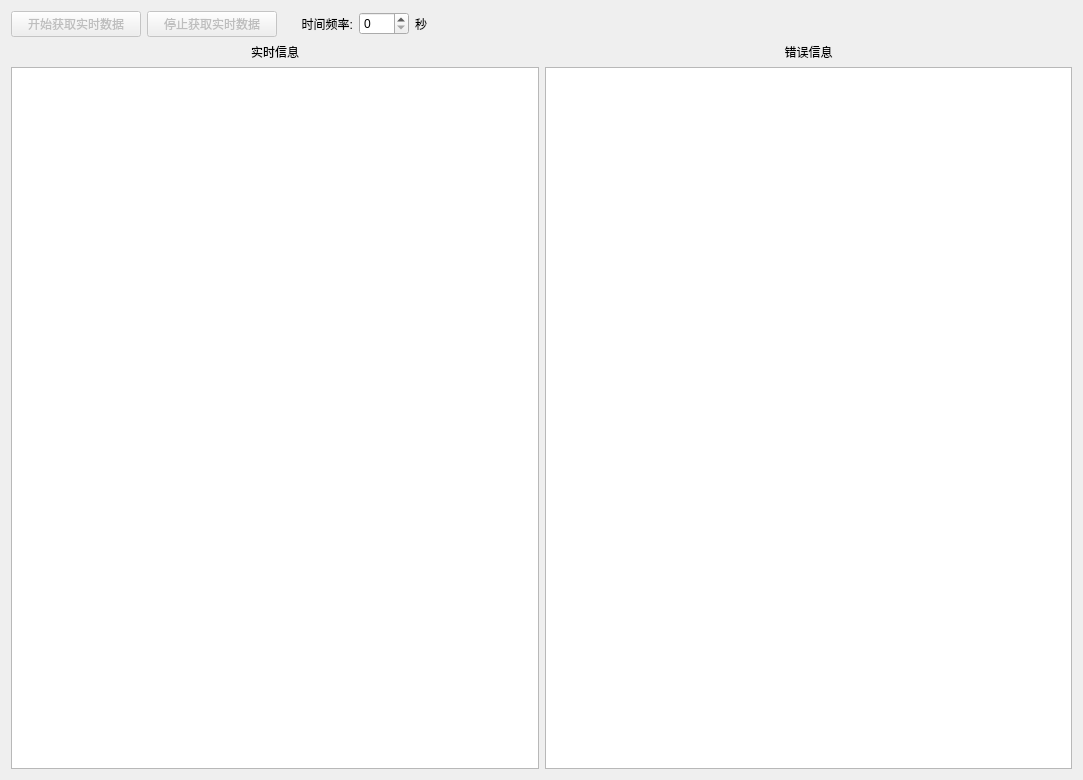
<?xml version="1.0" encoding="UTF-8"?>
<ui version="4.0">
 <class>UpdateRealtimeDataForm</class>
 <widget class="QWidget" name="UpdateRealtimeDataForm">
  <property name="geometry">
   <rect>
    <x>0</x>
    <y>0</y>
    <width>1083</width>
    <height>780</height>
   </rect>
  </property>
  <property name="windowTitle">
   <string>Form</string>
  </property>
  <layout class="QGridLayout" name="gridLayout">
   <item row="0" column="0">
    <layout class="QHBoxLayout" name="horizontalLayout">
     <item>
      <widget class="QPushButton" name="startGetRealtimeData">
       <property name="enabled">
        <bool>false</bool>
       </property>
       <property name="maximumSize">
        <size>
         <width>130</width>
         <height>16777215</height>
        </size>
       </property>
       <property name="text">
        <string>开始获取实时数据</string>
       </property>
      </widget>
     </item>
     <item>
      <widget class="QPushButton" name="stopGetRealtimeData">
       <property name="enabled">
        <bool>false</bool>
       </property>
       <property name="maximumSize">
        <size>
         <width>130</width>
         <height>16777215</height>
        </size>
       </property>
       <property name="text">
        <string>停止获取实时数据</string>
       </property>
      </widget>
     </item>
     <item>
      <widget class="QLabel" name="label">
       <property name="maximumSize">
        <size>
         <width>70</width>
         <height>16777215</height>
        </size>
       </property>
       <property name="text">
        <string>时间频率:</string>
       </property>
       <property name="alignment">
        <set>Qt::AlignRight|Qt::AlignTrailing|Qt::AlignVCenter</set>
       </property>
      </widget>
     </item>
     <item>
      <widget class="QSpinBox" name="updateTimeSpinBox">
       <property name="maximumSize">
        <size>
         <width>50</width>
         <height>16777215</height>
        </size>
       </property>
      </widget>
     </item>
     <item>
      <widget class="QLabel" name="label_2">
       <property name="text">
        <string>秒</string>
       </property>
      </widget>
     </item>
    </layout>
   </item>
   <item row="1" column="0">
    <layout class="QHBoxLayout" name="horizontalLayout_2">
     <item>
      <layout class="QVBoxLayout" name="verticalLayout">
       <item>
        <widget class="QLabel" name="label_3">
         <property name="text">
          <string>实时信息</string>
         </property>
         <property name="alignment">
          <set>Qt::AlignCenter</set>
         </property>
        </widget>
       </item>
       <item>
        <widget class="QTableView" name="regularMsgTableView"/>
       </item>
      </layout>
     </item>
     <item>
      <layout class="QVBoxLayout" name="verticalLayout_2">
       <item>
        <widget class="QLabel" name="label_4">
         <property name="text">
          <string>错误信息</string>
         </property>
         <property name="alignment">
          <set>Qt::AlignCenter</set>
         </property>
        </widget>
       </item>
       <item>
        <widget class="QTableView" name="errorMsgTableView"/>
       </item>
      </layout>
     </item>
    </layout>
   </item>
  </layout>
 </widget>
 <resources/>
 <connections/>
</ui>
